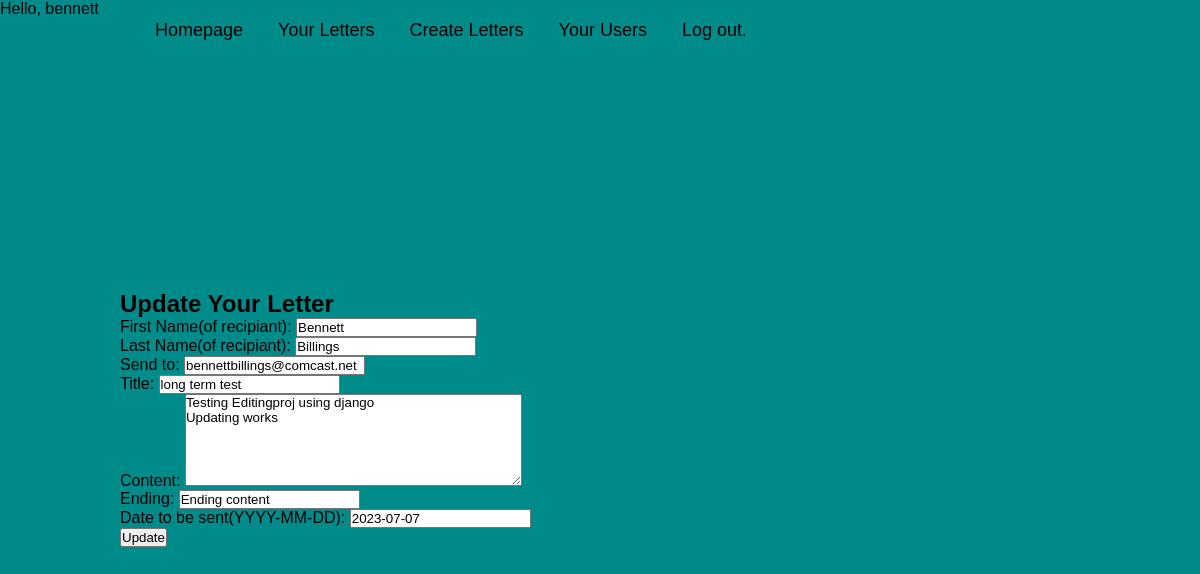
/letter/3/update (signed in), run on the app's committed database.
### letter/models.py (models this page shows, shortened)
class Letter(models.Model):
    first_name = models.CharField(max_length=30, null=True)
    last_name = models.CharField(max_length=30, null=True)
    send_to = models.EmailField()
    title = models.CharField(max_length=50)
    content = models.TextField()
    ending = models.CharField(max_length=50)
    date_to_send = models.DateField()
    submitted = models.DateField(auto_now_add=True)
    class Meta:
        ordering = ['submitted']

### letter/views.py (the view)
# urls.py: path('letter/<slug:pk>/update', views.UpdateLetterView.as_view(), name='update_letter'),
class UpdateLetterView(LoginRequiredMixin, UpdateView):
    login_url = reverse_lazy('login')
    template_name = 'letter/update_letter.html'
    model = Letter
    form_class = LetterForm
    success_url = reverse_lazy('letter')

### letter/forms.py
class LetterForm(ModelForm):
    class Meta:
        model = Letter
        fields = '__all__'
        labels = {
            'first_name': ('First Name(of recipiant)'),
            'last_name': ('Last Name(of recipiant)'),
            'date_to_send': ('''Date to be sent(YYYY-MM-DD)''')
        }
        widgets = {
            'content': Textarea(attrs={'cols': 40, 'rows': 6}),
        }
    class Media:
        css = {
            'all': ('form.css',)
        }

### letter/templates/letter/update_letter.html (shortened to what this page needs)
{% extends 'base.html' %}
{% block content %}
    <div class="update-letter-content">
        <h1>Update Your Letter</h1>
        <div class="update-letter-form">
            <form method="post">
                {{ form.as_p }}
                <input type="submit" value="Update"/>
            </form>
        </div>
    </div>
{% endblock content %}

### proj_site/templates/base.html (shortened to what this page needs)
{% load static %}
<!DOCTYPE html>
<html lang="en">
  <head>
    <link rel="stylesheet" type="text/css" href="{% static 'proj_site/main.css' %}" />
    {% if user.is_authenticated %}
      Hello, {{ user.username }}
    {% else %}
      Hello Person!
    {% endif %}
  </head>
  <body>
      <header class="base-header">
        <nav class="base-navbar">
          {% block topnav %}
          {% url 'create_letter' as create_letter %}
          {% url 'letter' as letter %}
          {% url 'home' as home %}
          {% url 'letter_user' as letter_user %}
          <a class="nav-item{% if request.path == home %} current-page{% endif %}" href="{% url 'home' %}">Homepage</a>
          {% if user.is_authenticated %}
            <a class="nav-item{% if request.path == letter %} current-page{% endif %}" href="{% url 'letter' %}">Your Letters</a>
            <a class="nav-item{% if request.path == create_letter %} current-page{% endif %}" href="{% url 'create_letter' %}">Create Letters</a>
            <a class="nav-item{% if request.path == letter_user %} current-page{% endif %}" href="{% url 'letter_user' %}">Your Users</a>
            <a class="nav-items" href="{% url 'logout' %}?next=/">Log out</a>.
          {% else %}
            Not logged in.
            <a href="{% url 'login' %}?next=/">Log in</a>.
          {% endif %}
          {% endblock topnav %}
        </nav>
      </header>
    <section id="main">
      {% block content %}{% endblock content %}
    </section>
  </body>
</html>

### proj_site/static/proj_site/main.css (style rules this page uses)
* { color: black; margin: 0; padding: 0; box-sizing: border-box; font-family: 'Poppins', sans-serif; }
body { background: darkcyan; }
#main { height: 100vh; background-position: center; display: flex; align-items: center; padding: 0 10%; color: black; }
.base-navbar { position: fixed; top: 0; left: 0; width: 100%; padding: 20px 10%; background: transparent; display: flex; justify-content:left; align-items: center; z-index: 100; }
.base-navbar a { font-size: 18px; color: black; text-decoration: none; font-weight: 500; margin-left: 35px; transition: .3s; }

### data on the page
Letter: first_name "Bennett", last_name "Billings", send_to "bennettbillings@comcast.net", title "long term test", content "Testing Editingproj using django Updating works", ending "Ending content", date_to_send "2023-07-07"

### other printed values
{{ user.username }} "bennett"
